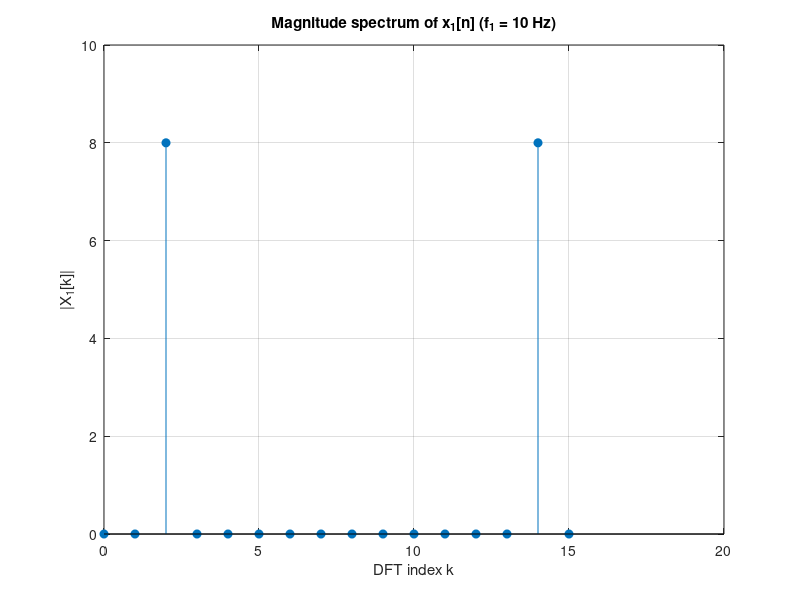
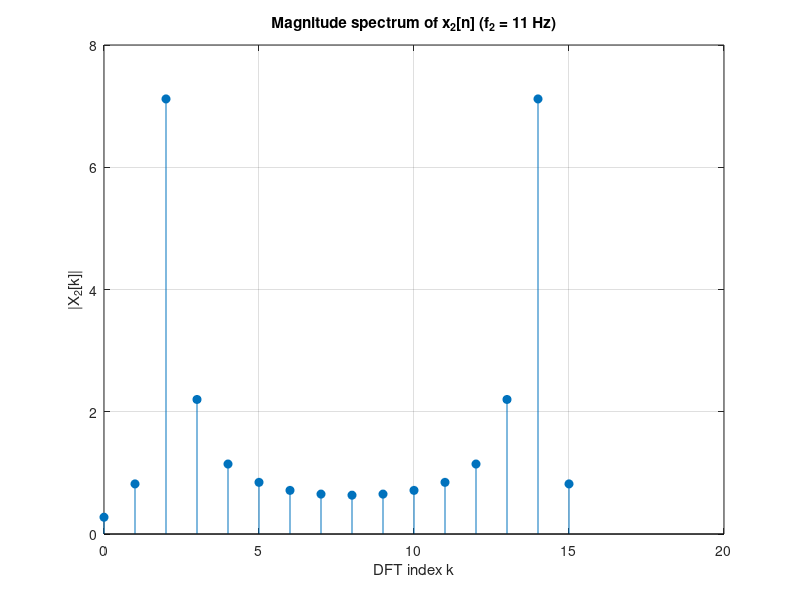

These charts were generated, in order, by the following MATLAB code:
% Lab 2
% Assignment 2: Spectrum of a sine wave of different frequencies

clear; close all; clc;

% parameters
fs = 80; % Sampling frequency [Hz]
N  = 16; % DFT length
f1 = 10; % Frequency of first sinusoid [Hz]
f2 = 11; % Frequency of second sinusoid [Hz]

% time n
n = 0:N-1;

% thetas
theta1 = (2*pi*f1)/fs;
theta2 = (2*pi*f2)/fs;

% signals
x1 = sin(theta1*n);
x2 = sin(theta2*n);

% DFTs
X1 = fft(x1, N);
X2 = fft(x2, N);

% DFT k-vector
k = 0:N-1;

% Plot magnitude spectrum of x1
figure;
stem(k, abs(X1), 'filled');
xlabel('DFT index k');
ylabel('|X_1[k]|');
title('Magnitude spectrum of x_1[n] (f_1 = 10 Hz)');
grid on;

% Plot magnitude spectrum of x2
figure;
stem(k, abs(X2), 'filled');
xlabel('DFT index k');
ylabel('|X_2[k]|');
title('Magnitude spectrum of x_2[n] (f_2 = 11 Hz)');
grid on;
